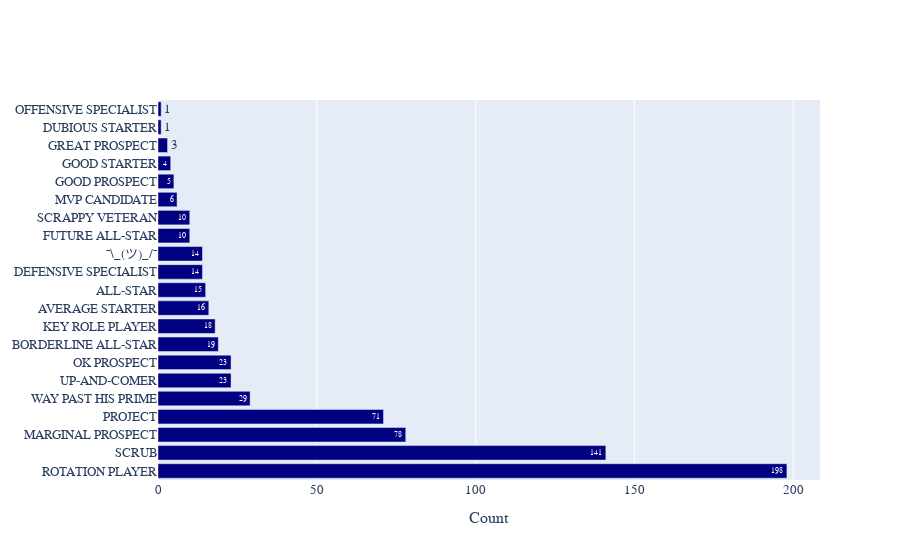

Write notebook code for a chart like this one.
### Markdown cell above
## Appendix A - Figure 10

data from https://projects.fivethirtyeight.com/2020-nba-player-projections/

### Code cell
clust = pd.read_csv('cluster538_2020_full.csv').drop(columns=['Unnamed: 0']).dropna()
clust['name'] = clust['name'].apply(drop_accent)
boole = clust.name.isin(name2pid)
clust = clust[boole]
clust['pid'] = clust['name'].replace(name2pid)
pid2clust = dict(zip(clust.pid,clust.cluster))

counts = pd.DataFrame(clust.value_counts('cluster')).reset_index()
counts.columns = ['cluster', 'counts']
fig = go.Figure(data=[go.Bar(
        y=counts['cluster'],x=counts['counts'],
    orientation='h',marker_color='navy',
    text=counts['counts'],textposition='auto',textangle = 0,
    )])

fig.update_layout(
    xaxis_title="Count",
    font=dict(
        family="Computer Modern",
        size=13,
    )
)
fig.update_yaxes(
{'automargin':True,'categoryorder':'total descending'}
)

fig.show()

### Figure 1 — Plotly figure (JSON) as saved in the notebook; plotly's stock layout.template omitted (floating-point values rounded to 4 significant figures)
{"data": [{"marker": {"color": "navy"}, "orientation": "h", "text": [198, 141, 78, 71, 29, 23, 23, 19, 18, 16, 15, 14, 14, 10, 10, 6, 5, 4, 3, 1, 1], "textangle": 0, "textposition": "auto", "type": "bar", "x": [198, 141, 78, 71, 29, 23, 23, 19, 18, 16, 15, 14, 14, 10, 10, 6, 5, 4, 3, 1, 1], "y": ["ROTATION PLAYER", "SCRUB", "MARGINAL PROSPECT", "PROJECT", "WAY PAST HIS PRIME", "UP-AND-COMER", "OK PROSPECT", "BORDERLINE ALL-STAR", "KEY ROLE PLAYER", "AVERAGE STARTER", "ALL-STAR", "DEFENSIVE SPECIALIST", "¯\\_(ツ)_/¯", "FUTURE ALL-STAR", "SCRAPPY VETERAN", "MVP CANDIDATE", "GOOD PROSPECT", "GOOD STARTER", "GREAT PROSPECT", "DUBIOUS STARTER", "OFFENSIVE SPECIALIST"]}], "layout": {"font": {"family": "Computer Modern", "size": 13}, "xaxis": {"title": {"text": "Count"}}, "yaxis": {"automargin": true, "categoryorder": "total descending"}}}
